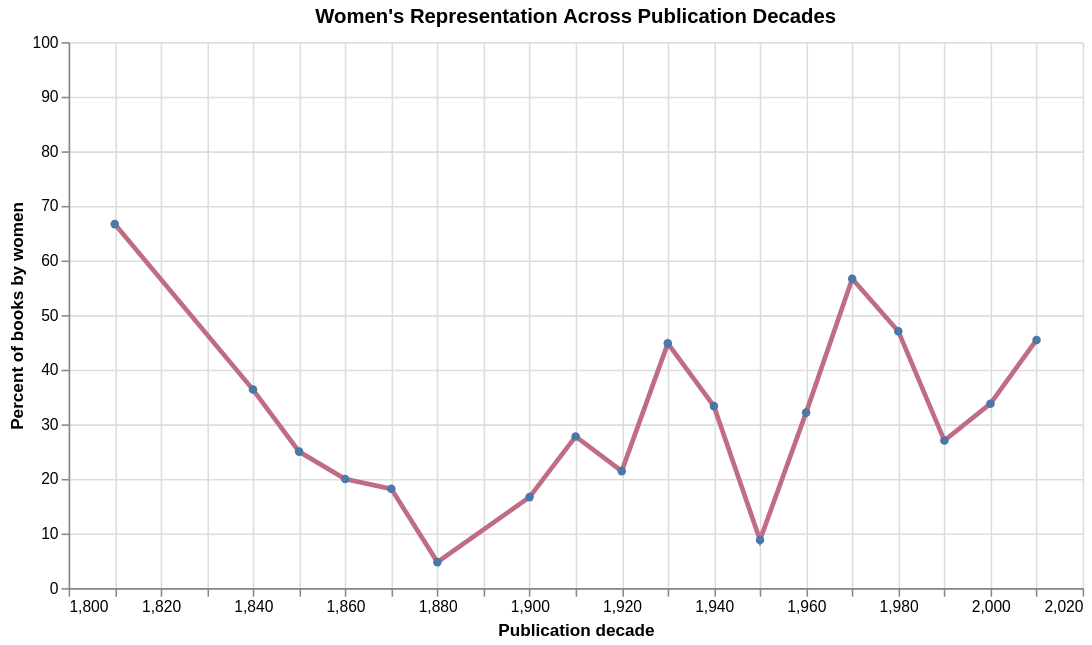

The cell this chart's notebook holds for it:
### Markdown cell above
## 3. How does women's representation shift across publication decades?

### Code cell
female_chart = (
    alt.Chart(female_decades)
    .mark_line(point=True, strokeWidth=3, color="#C06C84")
    .encode(
        x=alt.X("pub_decade:Q", title="Publication decade"),
        y=alt.Y("pct:Q", title="Percent of books by women", scale=alt.Scale(domain=[0, 100])),
        tooltip=[
            alt.Tooltip("pub_decade:Q", title="Decade"),
            alt.Tooltip("count:Q", title="Women-authored books"),
            alt.Tooltip("decade_total:Q", title="Total books in decade"),
            alt.Tooltip("pct:Q", title="Female share", format=".1f")
        ]
    )
    .properties(
        title="Women's Representation Across Publication Decades",
        width=650,
        height=350
    )
)

display(female_chart.configure_view(stroke=None))

### Figure 1 — Vega-Lite specification as saved in the notebook (floating-point values rounded to 4 significant figures)
{"config": {"view": {"continuousWidth": 300, "continuousHeight": 300, "stroke": null}}, "data": {"name": "data-307b25116d3bc7a6ca3c93c78fd8d79f"}, "mark": {"type": "line", "color": "#C06C84", "point": true, "strokeWidth": 3}, "encoding": {"tooltip": [{"field": "pub_decade", "title": "Decade", "type": "quantitative"}, {"field": "count", "title": "Women-authored books", "type": "quantitative"}, {"field": "decade_total", "title": "Total books in decade", "type": "quantitative"}, {"field": "pct", "format": ".1f", "title": "Female share", "type": "quantitative"}], "x": {"field": "pub_decade", "title": "Publication decade", "type": "quantitative"}, "y": {"field": "pct", "scale": {"domain": [0, 100]}, "title": "Percent of books by women", "type": "quantitative"}}, "height": 350, "title": "Women's Representation Across Publication Decades", "width": 650, "$schema": "https://vega.github.io/schema/vega-lite/v6.4.1.json", "datasets": {"data-307b25116d3bc7a6ca3c93c78fd8d79f": [{"pub_decade": 1810, "author_gender": "female", "count": 6, "decade_total": 9, "pct": 66.67}, {"pub_decade": 1840, "author_gender": "female", "count": 4, "decade_total": 11, "pct": 36.36}, {"pub_decade": 1850, "author_gender": "female", "count": 4, "decade_total": 16, "pct": 25.0}, {"pub_decade": 1860, "author_gender": "female", "count": 3, "decade_total": 15, "pct": 20.0}, {"pub_decade": 1870, "author_gender": "female", "count": 2, "decade_total": 11, "pct": 18.18}, {"pub_decade": 1880, "author_gender": "female", "count": 1, "decade_total": 21, "pct": 4.762}, {"pub_decade": 1900, "author_gender": "female", "count": 4, "decade_total": 24, "pct": 16.67}, {"pub_decade": 1910, "author_gender": "female", "count": 5, "decade_total": 18, "pct": 27.78}, {"pub_decade": 1920, "author_gender": "female", "count": 6, "decade_total": 28, "pct": 21.43}, {"pub_decade": 1930, "author_gender": "female", "count": 13, "decade_total": 29, "pct": 44.83}, {"pub_decade": 1940, "author_gender": "female", "count": 10, "decade_total": 30, "pct": 33.33}, {"pub_decade": 1950, "author_gender": "female", "count": 3, "decade_total": 34, "pct": 8.824}, {"pub_decade": 1960, "author_gender": "female", "count": 9, "decade_total": 28, "pct": 32.14}, {"pub_decade": 1970, "author_gender": "female", "count": 17, "decade_total": 30, "pct": 56.67}, {"pub_decade": 1980, "author_gender": "female", "count": 16, "decade_total": 34, "pct": 47.06}, {"pub_decade": 1990, "author_gender": "female", "count": 10, "decade_total": 37, "pct": 27.03}, {"pub_decade": 2000, "author_gender": "female", "count": 25, "decade_total": 74, "pct": 33.78}, {"pub_decade": 2010, "author_gender": "female", "count": 5, "decade_total": 11, "pct": 45.45}]}}
